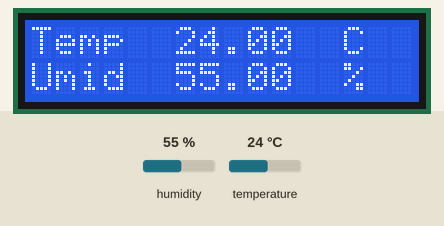
Simulated run of this sketch. Board: Arduino Uno, built with avr-gcc and run on an emulated ATmega328P. On the bench: 16×2 character LCD. The inputs (shaded band) are chosen by the test bench; at power-on: humidity 55 %, temperature 24 °C. What the sketch prints to the serial monitor is not drawn.

Above: at 1.2 s.
1.3 s: humidity set to 22 %
At 3.0 s:
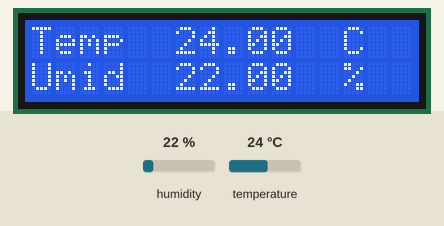
3.4 s: temperature set to 12 °C
At 5.4 s:
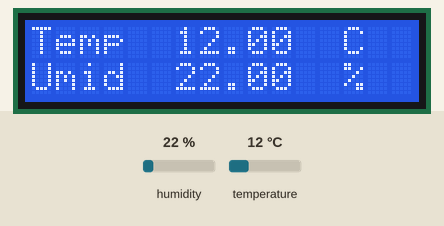
6.3 s: humidity set to 40 %
At 7.8 s:
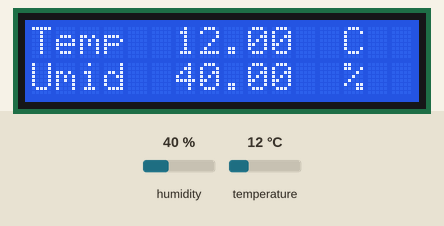
8.4 s: temperature set to 19 °C
At 10.2 s:
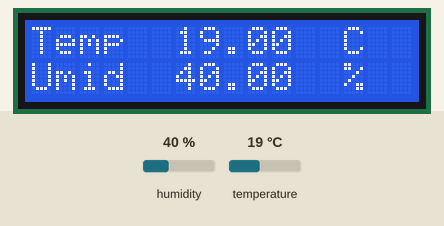
Timing chart, 0 to 11.7 s (numbered marks = the images above; inputs shaded):
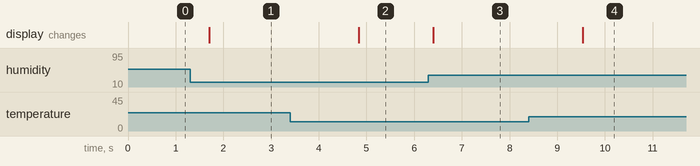

Measured:
- after the input at 1.3 s, the display: changes after 0.40 s (image 1)
- after the input at 3.4 s, the display: changes after 1.4 s (image 2)
- after the input at 6.3 s, the display: changes after 0.10 s (image 3)
- after the input at 8.4 s, the display: changes after 1.1 s (image 4)

The sketch:

Sensor_de_Umidade_e_Temperatura_DHT11_Com_Display_LCD_I2C.ino
```cpp
#include <Wire.h>
#include <LiquidCrystal_I2C.h>
#include <dht.h>
dht DHT;

#define DHT11_PIN 7  // Pino 7 recebe o sinal do DHT11
LiquidCrystal_I2C lcd(0x27, 16, 2);

void setup() {
  lcd.init();
  lcd.setBacklight(HIGH);
  lcd.clear();
  Serial.begin(9600);
}
void loop() {
  int chk = DHT.read11(DHT11_PIN);
  float Temperatura = (DHT.temperature);  // Lendo a Temperatura
  float Umidade = (DHT.humidity);         // Lendo a Umidade

  // Mostrando o Valor da Temperatura e da Umidade no Display LCD
  lcd.print("Temp         C  ");
  lcd.setCursor(6, 0);
  lcd.print(Temperatura);
  lcd.setCursor(0, 1);
  lcd.println("Umid         %  ");
  lcd.setCursor(6, 1);
  lcd.print(Umidade);
  delay(1000);

  //Serial.println(Temperatura);
  Serial.println(Umidade);
  delay(500);
}
```
